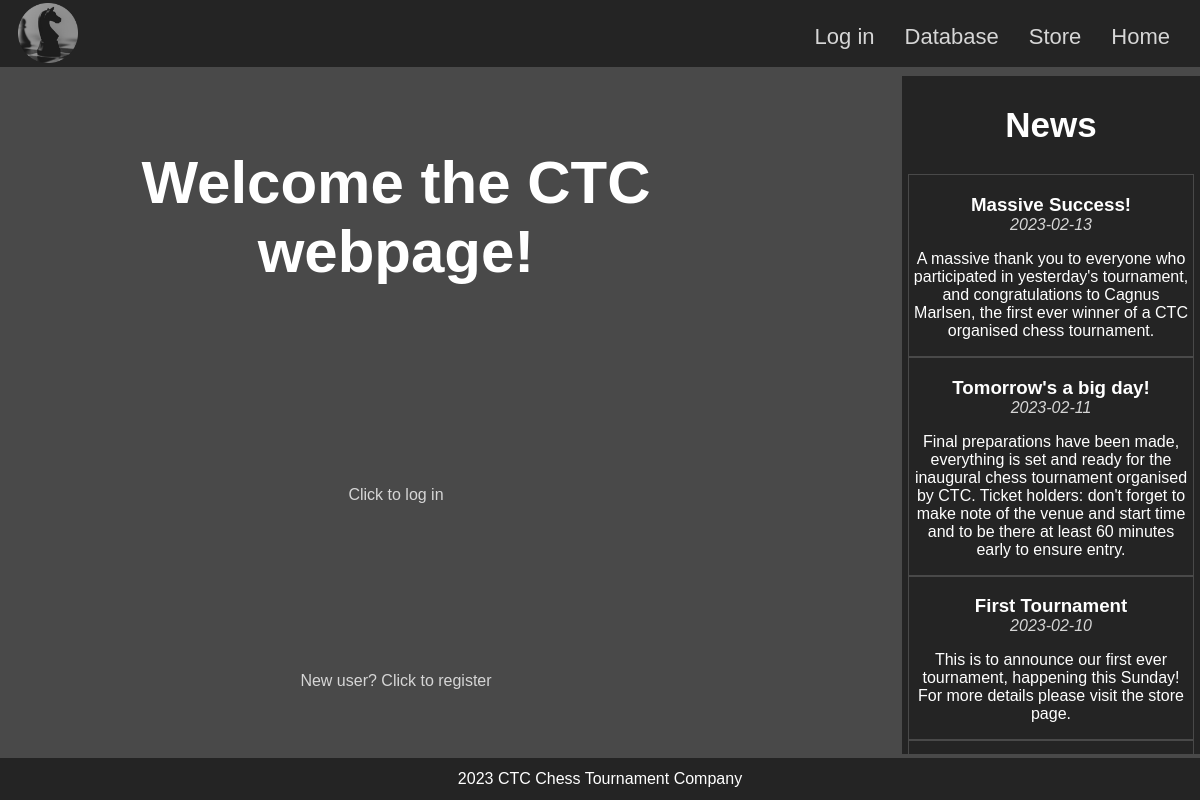
Before: / with the older database file.
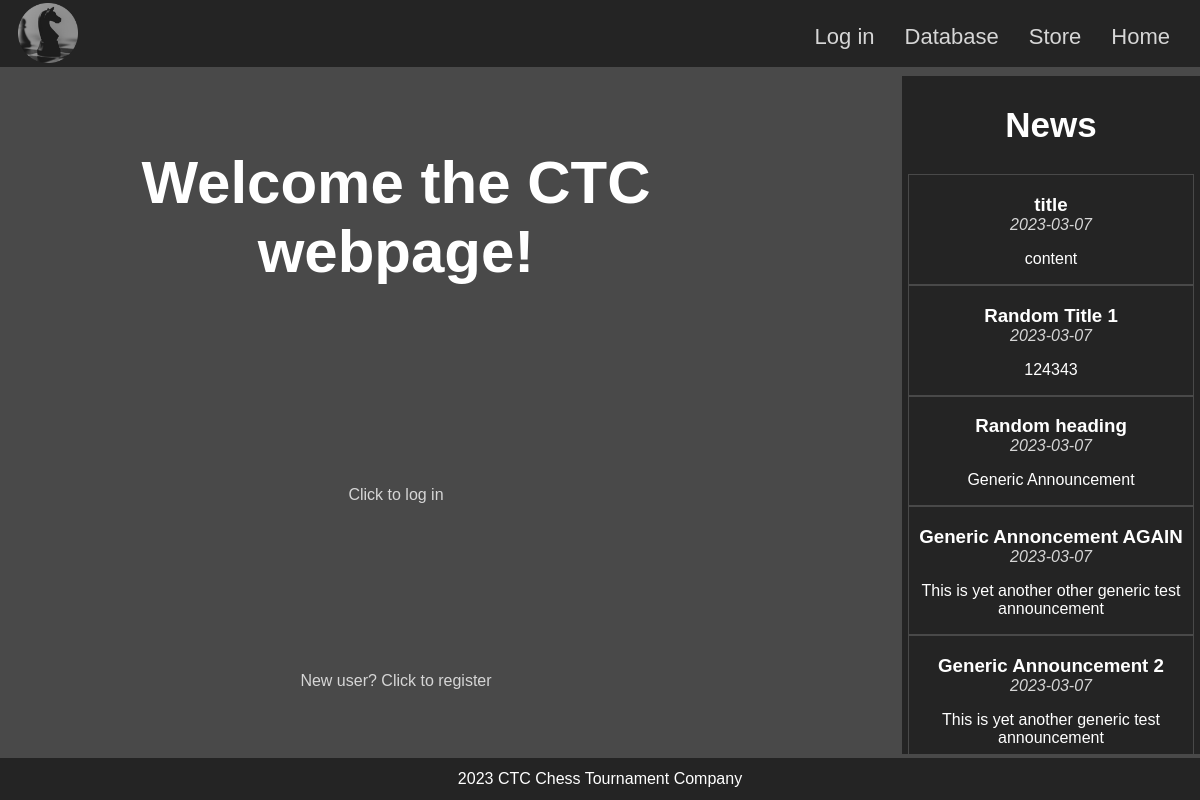
After: the same page with the newer database file.
### tables this page shows
CREATE TABLE news
(
    blog_id INTEGER PRIMARY KEY AUTOINCREMENT,
    title TEXT NOT NULL,
    date TEXT NOT NULL,
    content TEXT NOT NULL
);

### app.py (the view)
@app.route("/")
def index():
    db = get_db()
    news = db.execute("""SELECT * FROM news ORDER BY blog_id DESC;""").fetchall()
    return render_template("index.html", news=news)

### app.py (called while the page is built)
@app.before_request
def logged_in_user():
    g.user = session.get("username", None)

### database.py (called while the page is built)
def get_db():
    if "db" not in g:
        g.db = sqlite3.connect(DATABASE,
            detect_types=sqlite3.PARSE_DECLTYPES
        )
        g.db.row_factory = sqlite3.Row
    return g.db

### templates/index.html
{% extends "base.html" %}
{% block main_content %}
<section id="index">
    <h1 id="welcome">Welcome the CTC webpage!</h1>
    <section id="login">
        <a href="{{ url_for('login') }}">Click to log in</a>
    </section>
    <section id="register">
        <a href="{{ url_for('register') }}">New user? Click to register</a>
    </section>
    <section id="news">
        <h2>News</h2>
        <ul>
            {% for blog in news %}
            <li class="bloglist">
                <h3>{{ blog["title"] }}</h3>
                <p>{{ blog["date"] }}</p>
                <p>{{ blog["content"] }}</p>
            </li>
            {% endfor %}
        </ul>
    </section>
</section>
{% endblock %}

Changed rows visible on the page:
no longer on this page (row unchanged): news: title "Massive Success!", date "2023-02-13", content "A massive thank you to everyone who participated in yesterday's tournament, and congratulations to Cagnus Marlsen, the first ever winner of a CTC organised chess tournament."
no longer on this page (row unchanged): news: title "Tomorrow's a big day!", date "2023-02-11", content "Final preparations have been made, everything is set and ready for the inaugural chess tournament organised by CTC. Ticket holders: don't forget to make note of the venue and start time and to be there at least 60 minutes early to ensure entry."
no longer on this page (row unchanged): news: title "First Tournament", date "2023-02-10", content "This is to announce our first ever tournament, happening this Sunday! For more details please visit the store page."
added news: title "title", date "2023-03-07", content "content"
added news: title "Random Title 1", date "2023-03-07", content "124343"
added news: title "Random heading", date "2023-03-07", content "Generic Announcement"
added news: title "Generic Annoncement AGAIN", date "2023-03-07", content "This is yet another other generic test announcement"
added news: title "Generic Announcement 2", date "2023-03-07", content "This is yet another generic test announcement"
